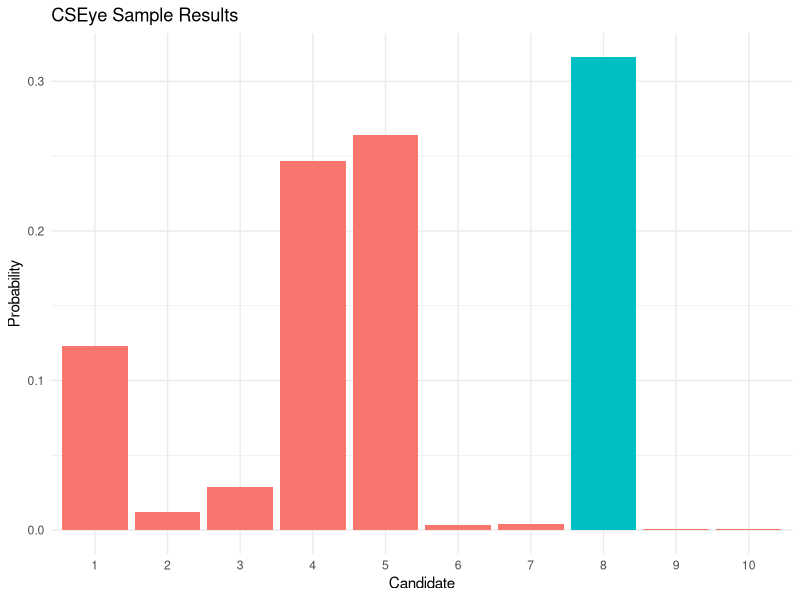

R code for this plot:
library(ggplot2)

df = data.frame(Category = c('N','N','N','N','N','N','N','Y','N','N'),
                Candidate = c('1','2','3','4','5','6','7','8','9','10'),
                Order = c(1,2,3,4,5,6,7,8,9,10),
                Probability = c(0.12286159,0.01212837,0.02890266,0.24690156,0.26432127,
                                0.00347028,0.0037853,0.31635445,0.00061923,0.0006553 ))

df$Candidate <- factor(df$Candidate, levels = df$Candidate[order(df$Order)])

head(df)



plot <- ggplot(data=df, aes(x=Candidate,y=Probability,fill=Category)) + ggtitle("CSEye Sample Results") + guides(fill=FALSE) + geom_bar(stat="identity")  + theme_minimal() 

plot

